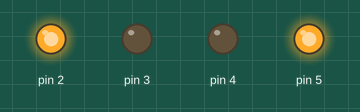
The sketch below on a simulated Arduino Uno, built with avr-gcc and run on an emulated ATmega328P. Shown: output pins drawn as LEDs (lit = HIGH).

Above: at 0.1 s.
Timing chart, 0 to 1.6 s (numbered marks = the images above):
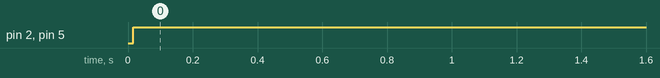

The sketch:

5_move_forward.ino
```cpp
/**
 * @file main.cpp
 * @brief Demonstriert die Grundsteuerung von Motoren mit SoftPWM auf einem
 * Arduino.
 *
 * Dieses Programm initialisiert die SoftPWM-Bibliothek und steuert zwei
 * Motoren, indem es einen im Uhrzeigersinn und den anderen gegen den
 * Uhrzeigersinn dreht, um eine Vorwärtsbewegung zu simulieren.
 */

#include <SoftPWM.h>

// Definition der Motorsteuerungspins
const int in1 = 2; ///< Pin für Motor 1 Vorwärtsrichtung
const int in2 = 3; ///< Pin für Motor 1 Rückwärtsrichtung
const int in3 = 4; ///< Pin für Motor 2 Vorwärtsrichtung
const int in4 = 5; ///< Pin für Motor 2 Rückwärtsrichtung

/**
 * @brief Initialisiert das System.
 *
 * Diese Funktion wird einmal beim Start des Programms aufgerufen und
 * initialisiert die SoftPWM-Bibliothek zur Steuerung der Motorgeschwindigkeit.
 */
void setup() {
  SoftPWMBegin(); // Startet die SoftPWM-Bibliothek
}

/**
 * @brief Hauptprogrammschleife.
 *
 * In dieser Schleife werden die Motoren so gesteuert, dass einer der Motoren
 * vorwärts (gegen den Uhrzeigersinn) und der andere rückwärts (im
 * Uhrzeigersinn) dreht, was eine Bewegung des Fahrzeugs in eine bestimmte
 * Richtung ermöglicht.
 */
void loop() {
  // Linken Motoren gegen den Uhrzeigersinn drehen lassen
  SoftPWMSet(in1, 255); // Vollgeschwindigkeit
  SoftPWMSet(in2, 0);   // Stopp

  // Rechten Motoren im Uhrzeigersinn drehen lassen
  SoftPWMSet(in3, 0);   // Stopp
  SoftPWMSet(in4, 255); // Vollgeschwindigkeit

  // Hinweis: Diese Konfiguration führt zu einer Vorwärtsbewegung, wenn die
  // Motoren entsprechend positioniert sind. Anpassungen für andere
  // Bewegungsrichtungen können durch Ändern der Geschwindigkeitswerte und der
  // aktiven Pins vorgenommen werden.
}
```

Measured:
- by itself, pin 2, pin 5: LOW → HIGH at 0.02 s
